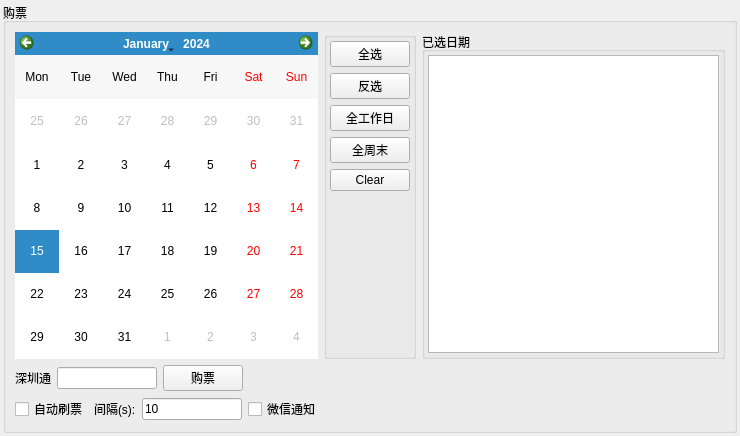
<?xml version="1.0" encoding="UTF-8"?>
<ui version="4.0">
 <class>BuyTicketWidget</class>
 <widget class="QWidget" name="BuyTicketWidget">
  <property name="geometry">
   <rect>
    <x>0</x>
    <y>0</y>
    <width>740</width>
    <height>436</height>
   </rect>
  </property>
  <property name="windowTitle">
   <string>Form</string>
  </property>
  <layout class="QVBoxLayout" name="verticalLayout">
   <property name="leftMargin">
    <number>3</number>
   </property>
   <property name="topMargin">
    <number>3</number>
   </property>
   <property name="rightMargin">
    <number>3</number>
   </property>
   <property name="bottomMargin">
    <number>3</number>
   </property>
   <item>
    <widget class="QGroupBox" name="groupBox_5">
     <property name="title">
      <string>购票</string>
     </property>
     <layout class="QVBoxLayout" name="verticalLayout_3">
      <item>
       <layout class="QHBoxLayout" name="horizontalLayout">
        <item>
         <widget class="QCalendarWidget" name="calendarWidget">
          <property name="selectionMode">
           <enum>QCalendarWidget::SingleSelection</enum>
          </property>
          <property name="verticalHeaderFormat">
           <enum>QCalendarWidget::NoVerticalHeader</enum>
          </property>
         </widget>
        </item>
        <item>
         <widget class="QGroupBox" name="groupSelectBtns">
          <property name="title">
           <string/>
          </property>
          <layout class="QVBoxLayout" name="verticalLayout_2">
           <property name="leftMargin">
            <number>3</number>
           </property>
           <property name="topMargin">
            <number>3</number>
           </property>
           <property name="rightMargin">
            <number>3</number>
           </property>
           <property name="bottomMargin">
            <number>3</number>
           </property>
           <item>
            <widget class="QPushButton" name="btnSelectAllDays">
             <property name="text">
              <string>全选</string>
             </property>
            </widget>
           </item>
           <item>
            <widget class="QPushButton" name="btnInvertSelectedDays">
             <property name="text">
              <string>反选</string>
             </property>
            </widget>
           </item>
           <item>
            <widget class="QPushButton" name="btnSelectAllWorkDays">
             <property name="text">
              <string>全工作日</string>
             </property>
            </widget>
           </item>
           <item>
            <widget class="QPushButton" name="btnSelectAllWeekDays">
             <property name="text">
              <string>全周末</string>
             </property>
            </widget>
           </item>
           <item>
            <widget class="QPushButton" name="btnClear">
             <property name="text">
              <string>Clear</string>
             </property>
            </widget>
           </item>
           <item>
            <spacer name="verticalSpacer">
             <property name="orientation">
              <enum>Qt::Vertical</enum>
             </property>
             <property name="sizeHint" stdset="0">
              <size>
               <width>20</width>
               <height>181</height>
              </size>
             </property>
            </spacer>
           </item>
          </layout>
         </widget>
        </item>
        <item>
         <widget class="QGroupBox" name="groupBox">
          <property name="title">
           <string>已选日期</string>
          </property>
          <layout class="QHBoxLayout" name="horizontalLayout_4">
           <property name="leftMargin">
            <number>3</number>
           </property>
           <property name="topMargin">
            <number>3</number>
           </property>
           <property name="rightMargin">
            <number>3</number>
           </property>
           <property name="bottomMargin">
            <number>3</number>
           </property>
           <item>
            <widget class="QListWidget" name="listSelectedDays"/>
           </item>
          </layout>
         </widget>
        </item>
       </layout>
      </item>
      <item>
       <layout class="QHBoxLayout" name="horizontalLayout_2">
        <item>
         <widget class="QLabel" name="label">
          <property name="text">
           <string>深圳通</string>
          </property>
         </widget>
        </item>
        <item>
         <widget class="QLineEdit" name="textSZBusCard">
          <property name="maximumSize">
           <size>
            <width>100</width>
            <height>16777215</height>
           </size>
          </property>
         </widget>
        </item>
        <item>
         <widget class="QPushButton" name="btnBuyTicket">
          <property name="text">
           <string>购票</string>
          </property>
         </widget>
        </item>
        <item>
         <spacer name="horizontalSpacer">
          <property name="orientation">
           <enum>Qt::Horizontal</enum>
          </property>
          <property name="sizeHint" stdset="0">
           <size>
            <width>40</width>
            <height>20</height>
           </size>
          </property>
         </spacer>
        </item>
       </layout>
      </item>
      <item>
       <layout class="QHBoxLayout" name="horizontalLayout_3">
        <item>
         <widget class="QCheckBox" name="checkAutoRefresh">
          <property name="text">
           <string>自动刷票</string>
          </property>
         </widget>
        </item>
        <item>
         <widget class="QLabel" name="label_3">
          <property name="text">
           <string>间隔(s):</string>
          </property>
         </widget>
        </item>
        <item>
         <widget class="QLineEdit" name="textRefreshInterval">
          <property name="maximumSize">
           <size>
            <width>100</width>
            <height>16777215</height>
           </size>
          </property>
          <property name="text">
           <string>10</string>
          </property>
         </widget>
        </item>
        <item>
         <widget class="QCheckBox" name="checkWeChatNotify">
          <property name="text">
           <string>微信通知</string>
          </property>
         </widget>
        </item>
        <item>
         <spacer name="horizontalSpacer_2">
          <property name="orientation">
           <enum>Qt::Horizontal</enum>
          </property>
          <property name="sizeHint" stdset="0">
           <size>
            <width>40</width>
            <height>20</height>
           </size>
          </property>
         </spacer>
        </item>
       </layout>
      </item>
     </layout>
    </widget>
   </item>
  </layout>
 </widget>
 <resources/>
 <connections/>
</ui>
